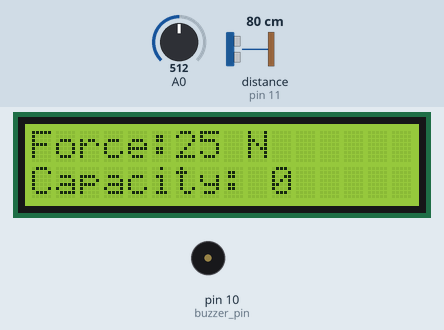
A sketch run on a simulated Arduino Uno, built with avr-gcc and run on an emulated ATmega328P. Parts: 16×2 character LCD, buzzer (waves = sounding, pin HIGH). Wiring (inferred from the names in the program): ultrasonic range finder: trigger pin 12; echo pin 11. The inputs (shaded band) are chosen by the test bench; at power-on: A0 = 512, distance to the obstacle (sensor on pin 11) 80 cm. The echo pulse lasts 58.3 µs per cm; pins used as bus, display or sensor lines are not drawn; what the sketch prints to the serial monitor is not drawn.

Above: at 1.2 s.
1.3 s: A0 set to 716
At 2.7 s:
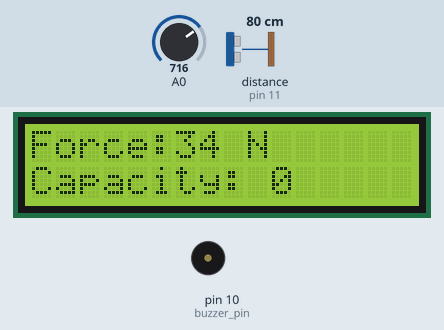
3.0 s: A0 set to 900
At 5.3 s:
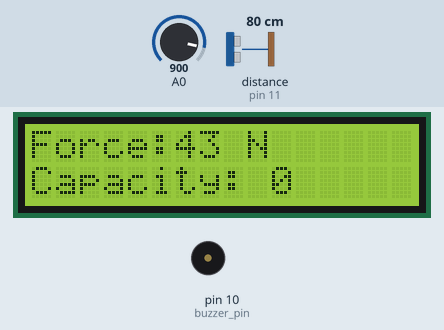
5.6 s: distance to the obstacle (sensor on pin 11) set to 2 cm
8.1 s: A0 set to 1023
At 9.4 s:
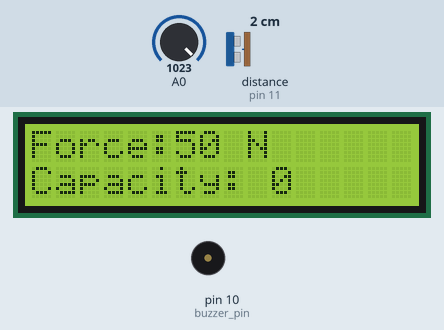
Timing chart, 0 to 11.1 s (numbered marks = the images above; inputs shaded):
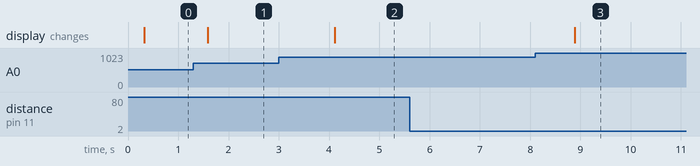

Measured:
- after the input at 1.3 s, the display: changes after 0.29 s (image 1)
- after the input at 3.0 s, the display: changes after 1.1 s (image 2)
- after the input at 8.1 s, the display: changes after 0.79 s (image 3)

The sketch:

fsr_actual.ino
```cpp
#include<LiquidCrystal.h>
#define a1 0
#define a2 1023
#define forceValue1 0
#define forceValue2 50

const int trig_pin = 12;
const int echo_pin = 11;
const int buzzer_pin = 10;

LiquidCrystal lcd(2,3,4,5,6,7);

long duration;
float cm;
int forceValue;
int p;

void readForce(){
  lcd.clear();
  uint16_t sensorValue;
  int percentage;
  sensorValue = analogRead(A0);
  forceValue = map(sensorValue,a1,a2,forceValue1,forceValue2);
  percentage = p * 100;
  Serial.println(forceValue);
  lcd.setCursor(0,1);
  lcd.print("Capacity:");
  lcd.setCursor(10,1);
  lcd.print(percentage);
  lcd.setCursor(0,0);
  lcd.print("Force:");
  lcd.print(forceValue);
  lcd.setCursor(9,0);
  lcd.print("N");
  _delay_ms(1000);

}

void setup(){
  Serial.begin(9600);
  lcd.begin(16,2);
  lcd.clear();

  pinMode(trig_pin,OUTPUT);
  pinMode(echo_pin,INPUT);
  pinMode(buzzer_pin,OUTPUT);


}

void loop(){

     digitalWrite(trig_pin,LOW);
    delayMicroseconds(5);
    digitalWrite(trig_pin,HIGH);
    delayMicroseconds(10);
    digitalWrite(trig_pin,LOW);

    duration = pulseIn(echo_pin,HIGH);
    cm = (duration /2 ) / 29.1;
    Serial.print(cm);
    Serial.println("cm");
    delay(250);
    if(cm <=50 && cm >= 0){
        analogWrite(buzzer_pin,1000);
        _delay_ms(250);
        analogWrite(buzzer_pin,0);
        _delay_ms(250);
    }
    else{
        analogWrite(buzzer_pin,0);
    }
      readForce();

}
```
